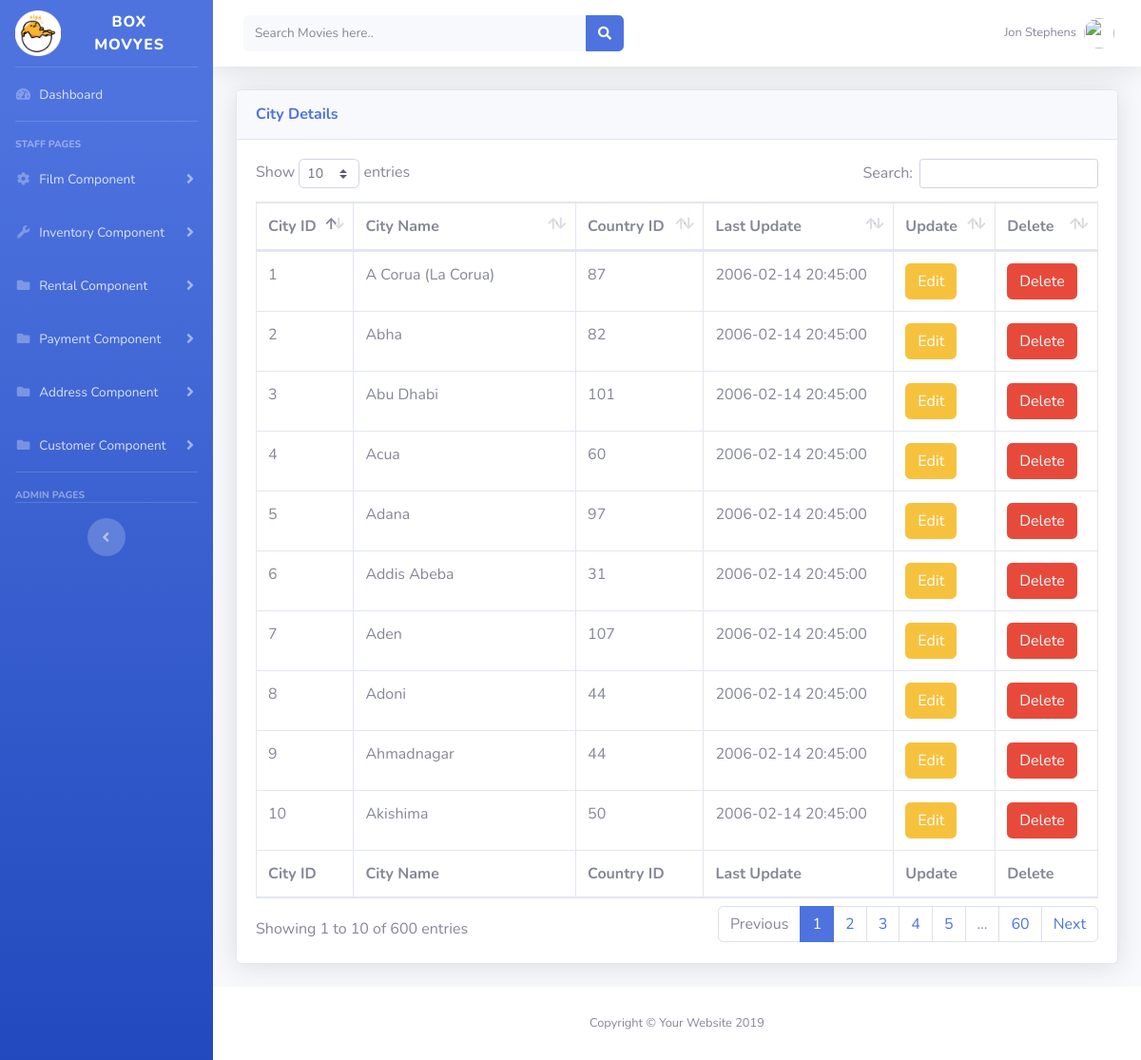
/tables_city.php (signed in), run on the app's committed database.
### tables this page shows
CREATE TABLE `staff` (
  `staff_id` int(3) NOT NULL,
  `first_name` varchar(45) NOT NULL,
  `last_name` varchar(45) NOT NULL,
  `address_id` int(5) NOT NULL,
  `picture` blob,
  `email` varchar(50) NOT NULL,
  `store_id` int(3) DEFAULT NULL,
  `active` int(3) NOT NULL DEFAULT '1',
  `password` varchar(40) NOT NULL,
  `last_update` timestamp NOT NULL DEFAULT CURRENT_TIMESTAMP
);

CREATE TABLE `city` (
  `city_id` int(5) NOT NULL,
  `city` varchar(50) NOT NULL,
  `country_id` int(5) DEFAULT NULL,
  `last_update` timestamp NOT NULL DEFAULT CURRENT_TIMESTAMP
);

### tables_city.php (the view, shortened to what this page needs)
<!DOCTYPE html>
<html lang="en">
<head>
  <link href="vendor/fontawesome-free/css/all.min.css" rel="stylesheet" type="text/css">
  <link href="css/sb-admin-2.min.css" rel="stylesheet">
  <link href="vendor/datatables/dataTables.bootstrap4.min.css" rel="stylesheet">
</head>
<body id="page-top">
  <div id="wrapper">
    <ul class="navbar-nav bg-gradient-primary sidebar sidebar-dark accordion" id="accordionSidebar">
      <a class="sidebar-brand d-flex align-items-center justify-content-center" href="index.php">
        <img src = 'img/fav.png' width = '25%' title = 'Box Movyes Homepage' alt = 'Box Movyes Homepage'/>
        <div class="sidebar-brand-text mx-3">BOX MOVYES </div>
      </a>
      <hr class="sidebar-divider my-0">
      <li class="nav-item">
        <a class="nav-link" href="staff_page.php">
          <i class="fas fa-fw fa-tachometer-alt"></i>
          <span>Dashboard</span></a>
      </li>
      <hr class="sidebar-divider">
      <div class="sidebar-heading">
        Staff Pages
      </div>
       <li class="nav-item">
        <a class="nav-link collapsed" href="#" data-toggle="collapse" data-target="#collapseTwo" aria-expanded="true" aria-controls="collapseTwo">
          <i class="fas fa-fw fa-cog"></i>
          <span>Film Component</span>
        </a>
      </li>
<li class="nav-item">
        <a class="nav-link collapsed" href="#" data-toggle="collapse" data-target="#collapseUtilities" aria-expanded="true" aria-controls="collapseUtilities">
          <i class="fas fa-fw fa-wrench"></i>
          <span>Inventory Component</span>
        </a>
      </li>
		<li class="nav-item">
        <a class="nav-link collapsed" href="#" data-toggle="collapse" data-target="#collapsePages" aria-expanded="true" aria-controls="collapsePages">
          <i class="fas fa-fw fa-folder"></i>
          <span>Rental Component</span>
        </a>
      </li>
	  <li class="nav-item">
        <a class="nav-link collapsed" href="#" data-toggle="collapse" data-target="#collapseExample" aria-expanded="true" aria-controls="collapseExample">
          <i class="fas fa-fw fa-folder"></i>
          <span>Payment Component</span>
        </a>
      </li>
	   <li class="nav-item">
        <a class="nav-link collapsed" href="#" data-toggle="collapse" data-target="#collapseAddress" aria-expanded="true" aria-controls="collapseAddress">
          <i class="fas fa-fw fa-folder"></i>
          <span>Address Component</span>
        </a>
      </li>
	  <li class="nav-item">
        <a class="nav-link collapsed" href="#" data-toggle="collapse" data-target="#collapseCustomer" aria-expanded="true" aria-controls="collapseCustomer">
          <i class="fas fa-fw fa-folder"></i>
          <span>Customer Component</span>
        </a>
      </li>
      <hr class="sidebar-divider">
      <div class="sidebar-heading">
        Admin Pages
      </div>
		<?php
		$links = mysqli_connect('localhost','hfycb1_hfycb1','12345isint.','hfycb1_id13307643_assignment2') or die("Could not connect to database");
	   ?>
      <hr class="sidebar-divider">
      <div class="text-center d-none d-md-inline">
        <button class="rounded-circle border-0" id="sidebarToggle"></button>
      </div>
    </ul>
    <div id="content-wrapper" class="d-flex flex-column">
      <div id="content">
        <nav class="navbar navbar-expand navbar-light bg-white topbar mb-4 static-top shadow">
          <form action = 'search_page.php' method = 'post'class="d-none d-sm-inline-block form-inline mr-auto ml-md-3 my-2 my-md-0 mw-100 navbar-search">
            <div class="input-group">
              <input name = 'result' type="text" placeholder = 'Search Movies here..'class="form-control bg-light border-0 small" aria-label="Search" title = 'Explore More Movies Here' aria-describedby="basic-addon2">
              <div class="input-group-append">
                <button class="btn btn-primary" type="submit">
                  <i class="fas fa-search fa-sm"></i>
                </button>
              </div>
            </div>
          </form>
          <ul class="navbar-nav ml-auto">
            <li class="nav-item dropdown no-arrow">
              <a class="nav-link dropdown-toggle" href="#" id="userDropdown" role="button" data-toggle="dropdown" aria-haspopup="true" aria-expanded="false">
			   <?php
			        $getStaffEmails = $_SESSION['email'];
					$sql = "SELECT * from `staff` where email = '$getStaffEmails'";
					$runStaff = mysqli_query($links,$sql);
					$resultStaffDisplay = mysqli_fetch_assoc($runStaff);
					if(!empty($resultStaffDisplay['staff_id'])){
						$getStaffFname = $resultStaffDisplay['first_name'];
						$getStaffLname = $resultStaffDisplay['last_name'];
					}else{
						$getStaffFname =  '-';
						$getStaffLname =  '-';
					}
			  ?>
                <span class="mr-2 d-none d-lg-inline text-gray-600 small"><?php echo $getStaffFname; echo '&nbsp'; echo $getStaffLname;     ?></span>
                <img class="img-profile rounded-circle" src="https://source.unsplash.com/QAB-WJcbgJk/60x60">
              </a>
            </li>
          </ul>
        </nav>
        <div class="container-fluid">
          <div class="card shadow mb-4">
            <div class="card-header py-3">
              <h6 class="m-0 font-weight-bold text-primary">City Details</h6>
            </div>
            <div class="card-body">
              <div class="table-responsive">
                <table class="table table-bordered" id="dataTable" width="100%" cellspacing="0">
                  <thead>
                    <tr>
                      <th>City ID</th>
                      <th>City Name</th>
					    <th>Country ID</th>
                      <th>Last Update</th>
                       <th>Update</th>
					   <th>Delete</th>
                    </tr>
                  </thead>
                  <tfoot>
                    <tr>
                      <th>City ID</th>
                      <th>City Name</th>
					    <th>Country ID</th>
                      <th>Last Update</th>
                       <th>Update</th>
					   <th>Delete</th>
                    </tr>
                  </tfoot>
                  <tbody>
                     <?php
					     $sqlCity = "SELECT * FROM `city` WHERE 1";
						$queryC=mysqli_query($links,$sqlCity);
						while($rowCity=mysqli_fetch_array($queryC)){
					?>
					    					<tr>
					  <td><?php echo $rowCity['city_id']; ?></td>
					  <td><?php echo $rowCity['city']; ?></td>
					  <td><?php echo $rowCity['country_id']; ?></td>
					   <td><?php echo $rowCity['last_update']; ?></td>
					   <form action = "update_city.php" method = "post">
					  <td>
							<button name = "updateCity"  id = "updateCity" value = "<?php echo $rowCity['city_id']; ?>" data-toggle="modal" class="btn btn-warning"><span class="glyphicon glyphicon-edit"></span> Edit</button>
						</td>
						</form>
					  <form action = "delete_city.php" method = "post">
					<td><button name = "deleteCity" Onclick="return ConfirmDeleteCity();" type = "submit" id = "deleteCity" value = "<?php echo $rowCity['city_id']; ?>" data-toggle="modal" class="btn btn-danger"><span class="glyphicon glyphicon-edit"></span> Delete</button> </td>
					</form>
					</tr>
					<?php
				}
			?>
                  </tbody>
                </table>
              </div>
            </div>
          </div>
        </div>
      </div>
      <footer class="sticky-footer bg-white">
        <div class="container my-auto">
          <div class="copyright text-center my-auto">
            <span>Copyright &copy; Your Website 2019</span>
          </div>
        </div>
      </footer>
    </div>
  </div>
</body>
</html>

### data on the page
staff: first_name "Jon", last_name "Stephens"
city: city_id "1", city "A Corua (La Corua)", country "87", last_update "2006-02-14 20:45:00"
city: city_id "2", city "Abha", country "82", last_update "2006-02-14 20:45:00"
city: city_id "3", city "Abu Dhabi", country "101", last_update "2006-02-14 20:45:00"
city: city_id "4", city "Acua", country "60", last_update "2006-02-14 20:45:00"
city: city_id "5", city "Adana", country "97", last_update "2006-02-14 20:45:00"
city: city_id "6", city "Addis Abeba", country "31", last_update "2006-02-14 20:45:00"
city: city_id "7", city "Aden", country "107", last_update "2006-02-14 20:45:00"
city: city_id "8", city "Adoni", country "44", last_update "2006-02-14 20:45:00"
city: city_id "9", city "Ahmadnagar", country "44", last_update "2006-02-14 20:45:00"
city: city_id "10", city "Akishima", country "50", last_update "2006-02-14 20:45:00"
